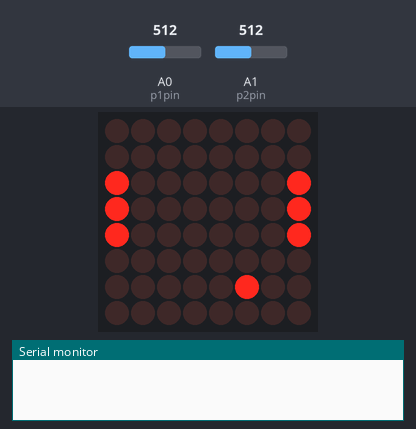
The sketch below on a simulated Arduino Uno, built with avr-gcc and run on an emulated ATmega328P. Parts: 8×8 LED matrix, the last lines printed to the serial monitor. The inputs (shaded band) are chosen by the test bench; at power-on: A0 (p1pin) = 512, A1 (p2pin) = 512.

Above: at 1.2 s.
1.3 s: A0 (p1pin) set to 716
At 2.0 s:
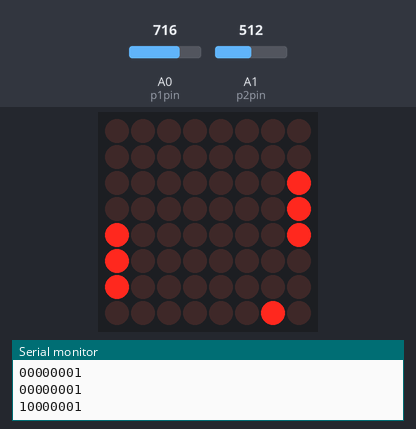
4.2 s: A1 (p2pin) set to 362
7.2 s: A1 (p2pin) set to 331
At 9.0 s:
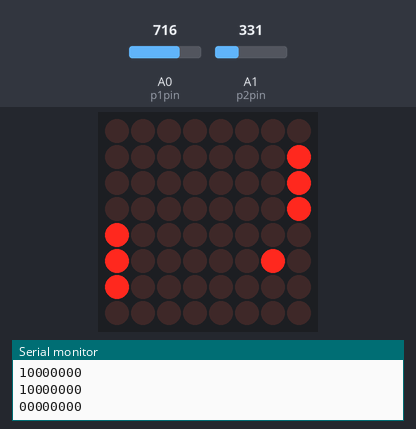
10.2 s: A0 (p1pin) set to 853
13.2 s: A0 (p1pin) set to 875
At 14.0 s:
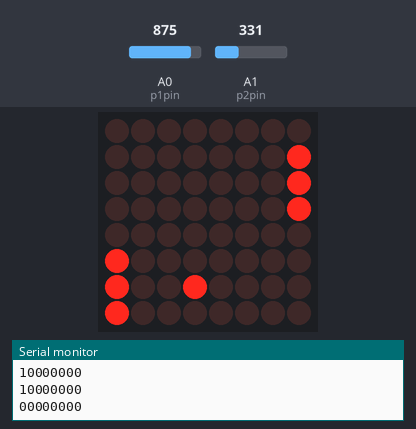
16.2 s: A1 (p2pin) set to 191
18.4 s: A1 (p2pin) set to 157
At 24.0 s:
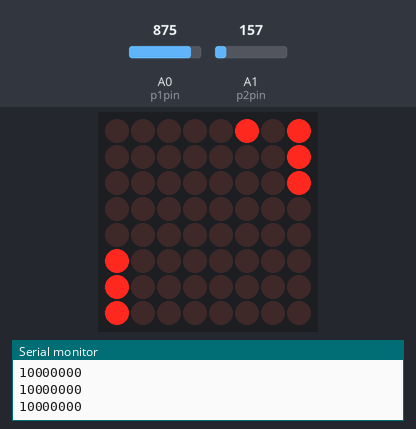
Timing chart, 0 to 25.0 s (numbered marks = the images above; inputs shaded):
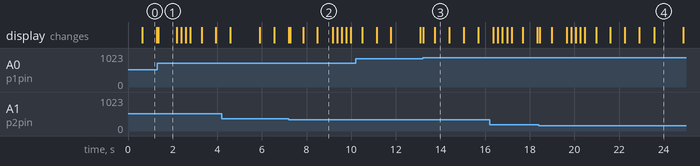

The sketch:

pong.ino
```cpp
#include <MaxMatrix.h>

int DIN = 4;
int CS = 3;
int CLK = 2;
int maxuse = 1;

int p1pin = A0;
int p2pin = A1;
int count = 0;

int game[8][8] = {
  { 0, 0, 0, 0, 0, 0, 0, 0 },
  { 0, 0, 0, 0, 0, 0, 0, 0 },
  { 0, 0, 0, 0, 0, 0, 0, 0 },
  { 0, 0, 0, 0, 0, 0, 0, 0 },
  { 0, 0, 0, 0, 0, 0, 0, 0 },
  { 0, 0, 0, 0, 0, 0, 0, 0 },
  { 0, 0, 0, 0, 0, 0, 0, 0 },
  { 0, 0, 0, 0, 0, 0, 0, 0 }
};
int p1 = 0;
int p2 = 0;

int ball[] = { 4, 5 };  // col, row aka H, V

bool ballDirV = true;  // true == up
bool ballDirH = true;  // true == left

MaxMatrix m(DIN, CS, CLK, maxuse);

void setup() {
  // put your setup code here, to run once:
  m.init();
  m.setIntensity(8);
  Serial.begin(9600);
}

void loop() {
  int sensor1 = analogRead(p1pin);
  p1 = map(sensor1, 0, 1023, 0, 59);
  p1 /= 10;
  int sensor2 = analogRead(p2pin);
  p2 = map(sensor2, 0, 1023, 0, 59);
  p2 /= 10;
  createPaddles();
  delay(50);
  count++;
  if (count > 10) {
    ballMovement();
    count = 0;
  }
}

void createPaddles() {
  if ((game[0][p1] != 1 || game[7][p2] != 1) || (game[0][p1 + 2] != 1 || game[7][p2 + 2] != 1)) {
    for (int i = 0; i < 8; i++) {
      m.setDot(0, i, false);
      m.setDot(7, i, false);
      game[i][7] = 0;
      game[i][0] = 0;
    }
    for (int i = p1; i < p1 + 3; i++) {
      m.setDot(0, i, true);
      game[i][0] = 1;
    }
    for (int i = p2; i < p2 + 3; i++) {
      m.setDot(7, i, true);
      game[i][7] = 1;
    }
  }
}

void ballMovement() {
  while (ballDirV) {
    if (ball[1] >= 7) {
      ballDirV = !ballDirV;
      break;
    }

    while (ballDirH) {
      if (ball[1] >= 7) {
        ballDirV = !ballDirV;
        break;
      }
      if (ball[0] >= 6) {
        printGame();
        if (game[ball[1]][7] == 1) {
          ballDirH = !ballDirH;
          break;
        } else {
          p2miss();
          resetBall();
          delay(500);
        }
      }
      m.setDot(ball[0], ball[1], false);
      ball[0] = ball[0] + 1;
      ball[1] = ball[1] + 1;
      m.setDot(ball[0], ball[1], true);
      break;
    }
    while (!ballDirH) {
      if (ball[1] >= 7) {
        ballDirV = !ballDirV;
        break;
      }
      if (ball[0] <= 1) {
        printGame();
        if (game[ball[1]][0] == 1) {
          ballDirH = !ballDirH;
          break;
        } else {
          p1miss();
          resetBall();
          delay(500);
        }
      }
      m.setDot(ball[0], ball[1], false);
      ball[0] = ball[0] - 1;
      ball[1] = ball[1] + 1;
      m.setDot(ball[0], ball[1], true);
      break;
    }
    break;
  }
  while (!ballDirV) {
    if (ball[1] <= 0) {
      ballDirV = !ballDirV;
      break;
    }

    while (ballDirH) {
      if (ball[1] <= 0) {
        ballDirV = !ballDirV;
        break;
      }
      if (ball[0] >= 6) {
        printGame();
        if (game[ball[1]][7] == 1) {
          ballDirH = !ballDirH;
          break;
        } else {
          p2miss();
          resetBall();
          delay(500);
        }
      }
      m.setDot(ball[0], ball[1], false);
      ball[0] = ball[0] + 1;
      ball[1] = ball[1] - 1;
      m.setDot(ball[0], ball[1], true);
      break;
    }
    while (!ballDirH) {
      if (ball[1] <= 0) {
        ballDirV = !ballDirV;
        break;
      }
      if (ball[0] <= 1) {
        printGame();
        if (game[ball[1]][0] == 1) {
          ballDirH = !ballDirH;
          break;
        } else {
          p1miss();
          resetBall();
          delay(500);
        }
      }
      m.setDot(ball[0], ball[1], false);
      ball[0] = ball[0] - 1;
      ball[1] = ball[1] - 1;
      m.setDot(ball[0], ball[1], true);
      break;
    }
    break;
  }
}

void p1miss() {
  //m.clear();
  for (int i = 0; i < 4; i++) {
    // turn on
    for (int j = i; j > -1; j--) {
      m.setDot(i - j, 3 - j, true);
      m.setDot(i - j, 4 + j, true);
    }
    delay(200);
    // turn off old instruction
    for (int j = i; j > -1; j--) {
      m.setDot(i - j, 3 - j, false);
      m.setDot(i - j, 4 + j, false);
    }
    // for(int col = 0; col < 8; col++){
    //   m.setDot(col, 0, false);
    // }
  }
  m.clear();
}

void p2miss() {
  //m.clear();
  for (int i = 7; i > 3; i--) {
    // turn on
    for (int j = i; j > -1; j--) {
      m.setDot(i + j, 3 - j, true);
      m.setDot(i + j, 4 + j, true);
    }
    delay(200);
    // turn off old instruction
    for (int j = i; j > -1; j--) {
      m.setDot(i + j, 3 - j, false);
      m.setDot(i + j, 4 + j, false);
    }
    // for(int col = 0; col < 8; col++){
    //   m.setDot(col, 0, false);
    // }
  }
  m.clear();
}

void resetBall() {
  ballDirV = !ballDirV;
  ballDirH = !ballDirH;
  ball[0] = 3;
  ball[1] = 4;
}

void printGame(){
  Serial.println("Current Field:");
  for (int row = 0; row < 8; row++){
    for(int col = 0; col < 8; col++){
      Serial.print(game[row][col]);
    }
    Serial.println("");
  }
}
```

Measured:
- the behaviour switches between 347 and 346 on A1 (p2pin) (found by bisection; images 1 and 2)
- the behaviour switches between 866 and 867 on A0 (p1pin) (found by bisection; images 2 and 3)
- the behaviour switches between 174 and 173 on A1 (p2pin) (found by bisection; images 3 and 4)
- after the input at 1.3 s, the display: changes after 0.06 s (image 1)
- after the input at 7.2 s, the display: first changes after 0.06 s (image 2 shows a later state)
- after the input at 13.2 s, the display: first changes at once (image 3 shows a later state)
- after the input at 18.4 s, the display: first changes after 0.06 s (image 4 shows a later state)
